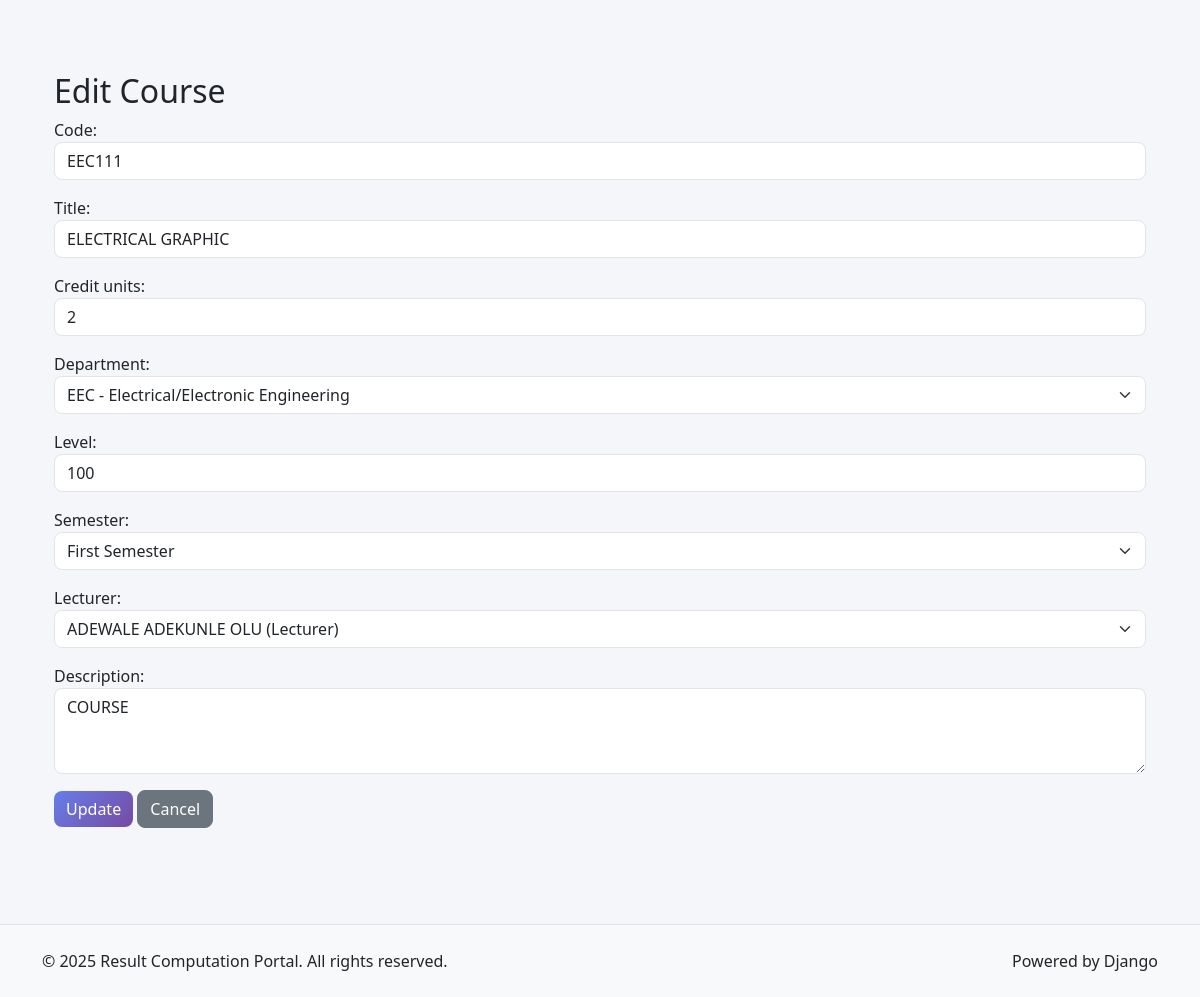
/courses/edit-course/1/, run on the app's committed database.
### courses/models.py (models this page shows, shortened)
class Course(models.Model):
    SEMESTER_CHOICES = [
        ("first", "First Semester"),
        ("second", "Second Semester"),
    ]
    code = models.CharField(max_length=20)
    title = models.CharField(max_length=200)
    credit_units = models.PositiveIntegerField()
    department = models.ForeignKey(Department, on_delete=models.CASCADE, related_name="courses")
    level = models.PositiveIntegerField()
    semester = models.CharField(max_length=10, choices=SEMESTER_CHOICES)
    lecturer = models.ForeignKey(
        "accounts.User",
        on_delete=models.SET_NULL,
        null=True,
        blank=True,
        limit_choices_to={"role__in": ["lecturer", "hod", "admin"]},
        related_name="courses",
    )
    description = models.TextField(blank=True, null=True)
    created_at = models.DateTimeField(auto_now_add=True)
    updated_at = models.DateTimeField(auto_now=True)
    class Meta:
        unique_together = ("code", "semester", "level", "department")
        ordering = ["code"]
        verbose_name = "Course"
        verbose_name_plural = "Courses"

class Department(models.Model):
    name = models.CharField(max_length=100, unique=True)
    code = models.CharField(max_length=10, unique=True)
    description = models.TextField(blank=True, null=True)
    created_at = models.DateTimeField(auto_now_add=True)
    updated_at = models.DateTimeField(auto_now=True)
    class Meta:
        ordering = ["name"]
        verbose_name = "Department"
        verbose_name_plural = "Departments"
    def __str__(self):
        return f"{self.code} - {self.name}"

### courses/views.py (the view)
# urls.py: path('edit-course/<int:pk>/', views.edit_course, name='edit_course'),
def edit_course(request, pk):
    course = get_object_or_404(Course, pk=pk)
    if request.method == 'POST':
        form = CourseForm(request.POST, instance=course)
        if form.is_valid():
            form.save()
            messages.success(request, "Course updated successfully.")
            return redirect('courses:manage_departments_courses')
    else:
        form = CourseForm(instance=course)
    return render(request, 'courses/edit_course.html', {'form': form})

### courses/forms.py
class CourseForm(forms.ModelForm):
    class Meta:
        model = Course
        fields = ['code', 'title', 'credit_units', 'department', 'level', 'semester', 'lecturer', 'description']
        widgets = {
            'code': forms.TextInput(attrs={'class': 'form-control'}),
            'title': forms.TextInput(attrs={'class': 'form-control'}),
            'credit_units': forms.NumberInput(attrs={'class': 'form-control'}),
            'department': forms.Select(attrs={'class': 'form-select'}),
            'level': forms.NumberInput(attrs={'class': 'form-control'}),
            'semester': forms.Select(attrs={'class': 'form-select'}),
            'lecturer': forms.Select(attrs={'class': 'form-select'}),
            'description': forms.Textarea(attrs={'class': 'form-control', 'rows': 3}),
        }

### accounts/models.py (called while the page is built)
    def __str__(self):
        return f"{self.get_full_name()} ({self.get_role_display()})"

    def get_full_name(self):
        return f"{self.first_name} {self.last_name}".strip() or self.username

### templates/courses/edit_course.html (shortened to what this page needs)
{% extends 'base/base.html' %}
{% block content %}
<div class="container mt-4">
    <h2>Edit Course</h2>
    <form method="post">
        {{ form.as_p }}
        <button type="submit" class="btn btn-primary">Update</button>
        <a href="{% url 'courses:manage_departments_courses' %}" class="btn btn-secondary">Cancel</a>
    </form>
</div>
{% endblock %}

### static/css/style.css (style rules this page uses)
:root { --primary-color: #667eea; --secondary-color: #764ba2; --success-color: #28a745; --danger-color: #dc3545; --warning-color: #ffc107; --info-color: #17a2b8; --light-color: #f8f9fa; --dark-color: #343a40; }
body { font-family: 'Segoe UI', Tahoma, Geneva, Verdana, sans-serif; background-color: #f5f6fa; }
.btn { border-radius: 8px; font-weight: 500; transition: all 0.3s ease; }
.btn-primary { background: linear-gradient(135deg, var(--primary-color) 0%, var(--secondary-color) 100%); border: none; }
.form-control { border-radius: 8px; border: 1px solid #e1e5e9; transition: all 0.3s ease; }
.form-select { border-radius: 8px; border: 1px solid #e1e5e9; }

### data on the page
Course: code "EEC111", title "ELECTRICAL GRAPHIC", credit_units "2", department "EEC - Electrical/Electronic Engineering", level "100", semester "First Semester", lecturer "ADEWALE ADEKUNLE OLU (Lecturer)", description "COURSE"
